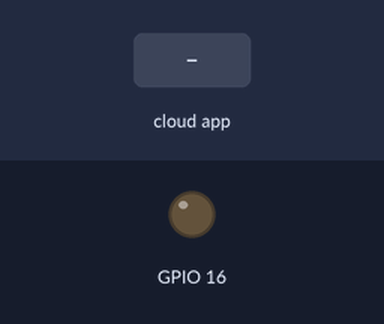
A sketch run on a simulated ESP8266 (NodeMCU). On the bench: output pins drawn as LEDs (lit = HIGH). Inputs (shaded band) come from the test bench. WiFi joins after 1.5 s; servers stay silent unless stated; the Firebase database answers and starts empty; what the sketch prints to the serial monitor is not drawn.

Above: at 2.7 s.
2.8 s: the phone or cloud app sets state to off
At 3.3 s:
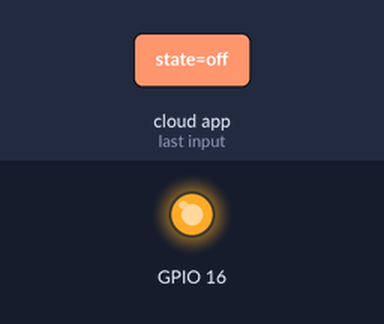
4.3 s: the phone or cloud app sets state to on
At 6.3 s:
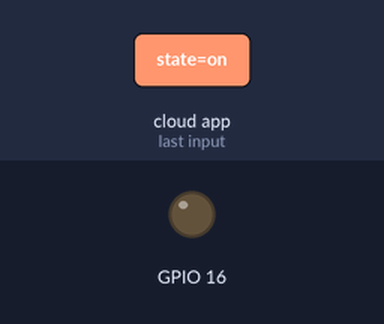
Timing chart, 0 to 7.8 s (numbered marks = the images above; inputs shaded):
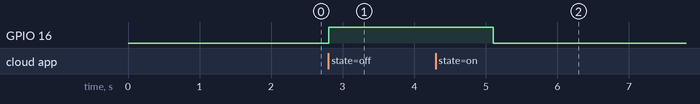

The sketch:

usingGet.ino
```cpp
#include <ESP8266WiFi.h>
#include <FirebaseArduino.h>
#define FIREBASE_HOST "pushdatatocontroldevice.firebaseio.com"
#define FIREBASE_AUTH "r1stIhLEerpTimdPmcZaikZiuh1eMYDRcVptcvzx"
#define WIFI_SSID "IoT-Research"
#define WIFI_PASSWORD "Tapit168"
void setup() {
  Serial.begin(9600);
  WiFi.begin(WIFI_SSID, WIFI_PASSWORD);
  Serial.print("connecting");
  while (WiFi.status() != WL_CONNECTED) {
    Serial.print(".");
    delay(500);
  }
  Serial.println();
  Serial.print("connected: ");
  Serial.println(WiFi.localIP());

  Firebase.begin(FIREBASE_HOST, FIREBASE_AUTH);

  pinMode(16, OUTPUT);
}
void loop() {
  // get value
  String val = Firebase.getString("ESP8266/light/state");
  Serial.println("state:" + val);
  if (val == "on")
  {
    digitalWrite(16, LOW);
  }
  else if (val == "off")
  {
    digitalWrite(16, HIGH);
  }
  delay(1000);

}
```

Measured:
- after the input at 2.8 s, GPIO 16: LOW → HIGH at once
- after the input at 4.3 s, GPIO 16: HIGH → LOW after 0.80 s
